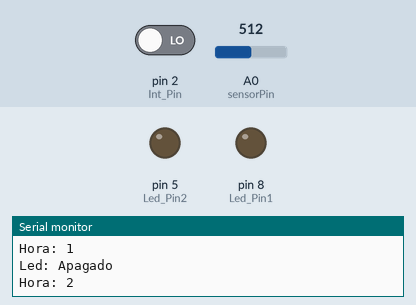
A sketch run on a simulated Arduino Uno, built with avr-gcc and run on an emulated ATmega328P. Shown: output pins drawn as LEDs (lit = HIGH), the last lines printed to the serial monitor. Inputs (shaded band) come from the test bench; at power-on: pin 2 (Int_Pin) LOW, A0 (sensorPin) = 512.

Above: at 1.8 s.
1.9 s: pin 2 (Int_Pin) driven HIGH
At 2.9 s:
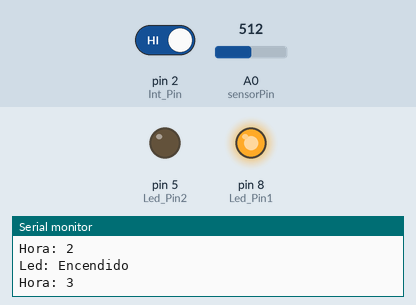
5.8 s: pin 2 (Int_Pin) driven LOW
At 7.5 s:
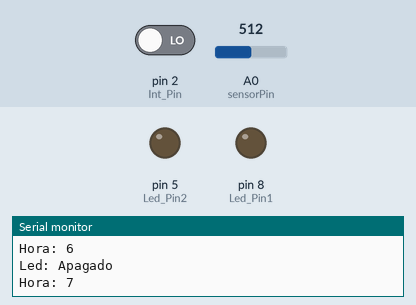
Timing chart, 0 to 9.0 s (numbered marks = the images above; inputs shaded):
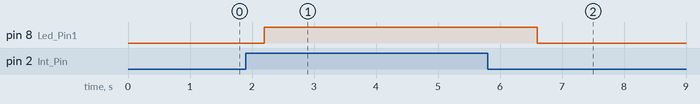

Measured:
- after the input at 1.9 s, pin 8 (Led_Pin1): LOW → HIGH after 0.30 s
- after the input at 5.8 s, pin 8 (Led_Pin1): HIGH → LOW after 0.80 s

The sketch:

spd_arduino_06_0011.ino
```cpp
// Variables de Luz
int Led_Pin1 = 8;
int Led_Pin2 = 5;
int Fot_Pin = A1;
int Int_Pin = 2;
int sensorValue = 0;
int inputValue = 0;
// Variables de Temperatura
int readValue = 0;
int lastValue = 1;
int tempPin = A0;
float voltsValue;
float tempValue;
int counter = 0;
int start = 0;
int stop = 0;
int sensorPin = 0;
// Limites Invierno
int start1 = 18;
int stop1 = 24;
// Limites Verano
int start2 = 20;
int stop2 = 1;


void setup()
{
  Serial.begin(9600);
  pinMode(Led_Pin1, OUTPUT);
  pinMode(Led_Pin2, OUTPUT);
  pinMode(Int_Pin, INPUT);
}


void loop()
{
  inputValue = digitalRead(Int_Pin);
  if (inputValue == HIGH)
  {
    Serial.println("Led: Encendido");
    digitalWrite(Led_Pin1, 1);
  }
  else
  {
    readValue = analogRead(sensorPin);
    lastValue = readValue;
    voltsValue = 5.0 / 1024 * readValue;
    tempValue = voltsValue * 100 - 50;
    if( tempValue < 20 ){
      start = start1;
      stop = stop1;
    }
    else
    {
      start = start2;
      stop = stop2;
     }

    if(counter >= start)
    {
      sensorValue = analogRead(Fot_Pin);
      if(sensorValue < 500)
      {
        Serial.println("Led: Encendido");
        digitalWrite(Led_Pin2, 1);
      } else {
         Serial.println("Led: Apagado");
         digitalWrite(Led_Pin2, 0);
        }
      }
      else
      {
       Serial.println("Led: Apagado");
       digitalWrite(Led_Pin2, 0);
       digitalWrite(Led_Pin1, 0);
      }
    }
  counter++;
  Serial.print("Hora: ");
  Serial.println(counter);
  if (counter == 24)
  {
   counter =0;
  }
 delay(1000);
  //temperatura
  readValue = analogRead(sensorPin);
  if (lastValue != readValue) {
    Serial.print("readValue: ");
    Serial.print(readValue);
    lastValue = readValue;
    voltsValue = 5.0 / 1024 * readValue;
    Serial.print(" -> voltsValue: ");
    Serial.print(voltsValue);
    tempValue = voltsValue * 100 - 50;
    Serial.print(" -> tempValue: ");
    Serial.println(tempValue);
   }
  delay(100);
}
```
